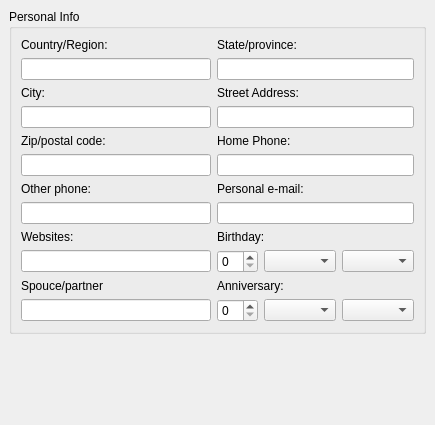
<ui version="4.0" >
 <class>MessengerPersonalInfoWidget</class>
 <widget class="QWidget" name="MessengerPersonalInfoWidget" >
  <property name="geometry" >
   <rect>
    <x>0</x>
    <y>0</y>
    <width>435</width>
    <height>425</height>
   </rect>
  </property>
  <layout class="QVBoxLayout" >
   <property name="spacing" >
    <number>6</number>
   </property>
   <property name="leftMargin" >
    <number>9</number>
   </property>
   <property name="topMargin" >
    <number>9</number>
   </property>
   <property name="rightMargin" >
    <number>9</number>
   </property>
   <property name="bottomMargin" >
    <number>9</number>
   </property>
   <item>
    <widget class="QGroupBox" name="personalGroupBox" >
     <property name="windowModality" >
      <enum>Qt::NonModal</enum>
     </property>
     <property name="title" >
      <string>Personal Info</string>
     </property>
     <layout class="QGridLayout" >
      <property name="leftMargin" >
       <number>9</number>
      </property>
      <property name="topMargin" >
       <number>9</number>
      </property>
      <property name="rightMargin" >
       <number>9</number>
      </property>
      <property name="bottomMargin" >
       <number>9</number>
      </property>
      <property name="horizontalSpacing" >
       <number>6</number>
      </property>
      <property name="verticalSpacing" >
       <number>6</number>
      </property>
      <item row="8" column="2" >
       <widget class="QLabel" name="birthdayLabel" >
        <property name="text" >
         <string>Birthday:</string>
        </property>
       </widget>
      </item>
      <item row="5" column="2" colspan="2" >
       <widget class="QLineEdit" name="homePhoneEdit" />
      </item>
      <item row="4" column="0" >
       <widget class="QLabel" name="zipLabel" >
        <property name="text" >
         <string>Zip/postal code:</string>
        </property>
       </widget>
      </item>
      <item row="7" column="2" colspan="2" >
       <widget class="QLineEdit" name="personalEmailEdit" >
        <property name="sizePolicy" >
         <sizepolicy vsizetype="Fixed" hsizetype="MinimumExpanding" >
          <horstretch>0</horstretch>
          <verstretch>0</verstretch>
         </sizepolicy>
        </property>
        <property name="readOnly" >
         <bool>true</bool>
        </property>
       </widget>
      </item>
      <item row="4" column="2" >
       <widget class="QLabel" name="homePhoneLabel" >
        <property name="text" >
         <string>Home Phone:</string>
        </property>
       </widget>
      </item>
      <item row="0" column="2" >
       <widget class="QLabel" name="stateLabel" >
        <property name="text" >
         <string>State/province:</string>
        </property>
       </widget>
      </item>
      <item row="1" column="2" colspan="2" >
       <widget class="QLineEdit" name="stateEdit" >
        <property name="sizePolicy" >
         <sizepolicy vsizetype="Fixed" hsizetype="Expanding" >
          <horstretch>1</horstretch>
          <verstretch>0</verstretch>
         </sizepolicy>
        </property>
        <property name="readOnly" >
         <bool>true</bool>
        </property>
       </widget>
      </item>
      <item row="8" column="0" >
       <widget class="QLabel" name="websiteLabel" >
        <property name="text" >
         <string>Websites:</string>
        </property>
       </widget>
      </item>
      <item row="2" column="0" >
       <widget class="QLabel" name="cityLabel" >
        <property name="text" >
         <string>City:</string>
        </property>
       </widget>
      </item>
      <item row="0" column="0" >
       <widget class="QLabel" name="countryLabel" >
        <property name="text" >
         <string>Country/Region:</string>
        </property>
       </widget>
      </item>
      <item row="6" column="2" >
       <widget class="QLabel" name="personalEmailLabel" >
        <property name="text" >
         <string>Personal e-mail:</string>
        </property>
       </widget>
      </item>
      <item row="10" column="0" >
       <widget class="QLabel" name="spouceLabel" >
        <property name="text" >
         <string>Spouce/partner</string>
        </property>
       </widget>
      </item>
      <item row="6" column="0" >
       <widget class="QLabel" name="otherPhoneLabel" >
        <property name="text" >
         <string>Other phone:</string>
        </property>
       </widget>
      </item>
      <item row="10" column="2" >
       <widget class="QLabel" name="anniversaryLabel" >
        <property name="text" >
         <string>Anniversary:</string>
        </property>
       </widget>
      </item>
      <item row="2" column="2" >
       <widget class="QLabel" name="streetLabel" >
        <property name="text" >
         <string>Street Address:</string>
        </property>
       </widget>
      </item>
      <item row="3" column="2" colspan="2" >
       <widget class="QLineEdit" name="streetEdit" />
      </item>
      <item row="1" column="0" colspan="2" >
       <widget class="QLineEdit" name="countryEdit" >
        <property name="sizePolicy" >
         <sizepolicy vsizetype="Fixed" hsizetype="Expanding" >
          <horstretch>1</horstretch>
          <verstretch>0</verstretch>
         </sizepolicy>
        </property>
        <property name="readOnly" >
         <bool>true</bool>
        </property>
       </widget>
      </item>
      <item row="3" column="0" colspan="2" >
       <widget class="QLineEdit" name="cityEdit" />
      </item>
      <item row="5" column="0" colspan="2" >
       <widget class="QLineEdit" name="zipEdit" />
      </item>
      <item row="7" column="0" colspan="2" >
       <widget class="QLineEdit" name="otherPhoneEdit" />
      </item>
      <item row="9" column="0" colspan="2" >
       <widget class="QLineEdit" name="websiteEdit" />
      </item>
      <item row="11" column="0" colspan="2" >
       <widget class="QLineEdit" name="spouceEdit" />
      </item>
      <item row="9" column="2" colspan="2" >
       <layout class="QHBoxLayout" >
        <property name="spacing" >
         <number>6</number>
        </property>
        <property name="leftMargin" >
         <number>0</number>
        </property>
        <property name="topMargin" >
         <number>0</number>
        </property>
        <property name="rightMargin" >
         <number>0</number>
        </property>
        <property name="bottomMargin" >
         <number>0</number>
        </property>
        <item>
         <widget class="QSpinBox" name="birthdayYearSpin" />
        </item>
        <item>
         <widget class="QComboBox" name="birthdayMonthComboBox" />
        </item>
        <item>
         <widget class="QComboBox" name="birthdayDayComboBox" />
        </item>
       </layout>
      </item>
      <item row="11" column="2" colspan="2" >
       <layout class="QHBoxLayout" >
        <property name="spacing" >
         <number>6</number>
        </property>
        <property name="leftMargin" >
         <number>0</number>
        </property>
        <property name="topMargin" >
         <number>0</number>
        </property>
        <property name="rightMargin" >
         <number>0</number>
        </property>
        <property name="bottomMargin" >
         <number>0</number>
        </property>
        <item>
         <widget class="QSpinBox" name="anniversaryYearSpin" />
        </item>
        <item>
         <widget class="QComboBox" name="anniversaryMonthComboBox" />
        </item>
        <item>
         <widget class="QComboBox" name="anniversaryDayComboBox" />
        </item>
       </layout>
      </item>
     </layout>
    </widget>
   </item>
   <item>
    <spacer>
     <property name="orientation" >
      <enum>Qt::Vertical</enum>
     </property>
     <property name="sizeType" >
      <enum>QSizePolicy::Expanding</enum>
     </property>
     <property name="sizeHint" >
      <size>
       <width>51</width>
       <height>16</height>
      </size>
     </property>
    </spacer>
   </item>
  </layout>
 </widget>
 <layoutdefault spacing="6" margin="11" />
 <pixmapfunction>qPixmapFromMimeSource</pixmapfunction>
 <tabstops>
  <tabstop>countryEdit</tabstop>
  <tabstop>stateEdit</tabstop>
  <tabstop>personalEmailEdit</tabstop>
 </tabstops>
 <resources/>
 <connections/>
</ui>
